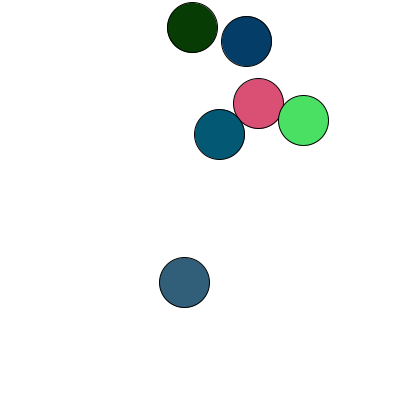
Frame 1 (no input)
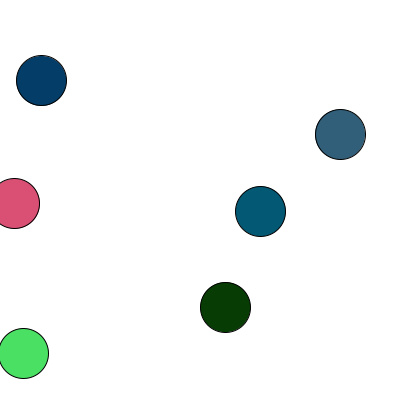
Frame 60 (the mouse pressed at the canvas centre just before this capture)
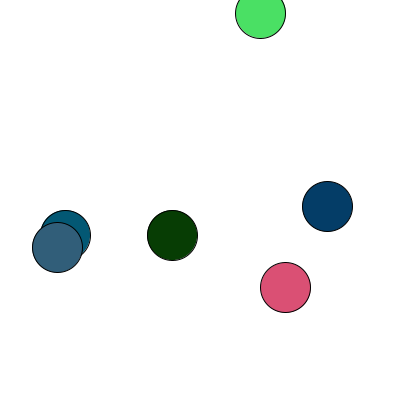
Frame 120 (the mouse held since frame 60 and released just before this capture)

The Processing sketch that drew these frames (run headless with seeded random() and noise(); from frame 60 on, the mouse is pressed at the canvas centre):

// Processing sketch: Objects2revised
// ── Objects2revised.pde
// Your name goes here


// Declare six objects from class Ball
Ball ballOne;
Ball ballTwo;
Ball ballThree;
Ball ballFour;
Ball ballFive;
Ball ballSix;

// Set size of output window and instantiate six Ball objects
void setup()
{
  size(400, 400);

  ballOne = new Ball();
  ballTwo = new Ball();
  ballThree = new Ball();
  ballFour = new Ball();
  ballFive = new Ball();
  ballSix = new Ball();
}

// Call the methods to display and move the Ball objects
void draw()
{
  background(255);  // Erase to white background

  ballOne.display();
  ballOne.moveHorizontal();
  ballOne.moveVertical();

  ballTwo.display();
  ballTwo.moveHorizontal();
  ballTwo.moveVertical();

  ballThree.display();
  ballThree.moveHorizontal();
  ballThree.moveVertical();

  ballFour.display();
  ballFour.moveHorizontal();
  ballFour.moveVertical();

  ballFive.display();
  ballFive.moveHorizontal();
  ballFive.moveVertical();

  ballSix.display();
  ballSix.moveHorizontal();
  ballSix.moveVertical();
}
// ── Ball.pde
class Ball 
{
  // The instance variables
  
  // The x- and y- coordinates
  float x;
  float y;
  
  // The horizontal and vertical speed and direction
  float speedX;
  float speedY;
  
  // The random RGB fill color variables
  float myRed;
  float myGreen;
  float myBlue;
  
  // Constructor initializes the coordinates
  
  Ball()
  {
    x = random(width);
    y = random(height);
    
    speedX = random(-10, 10);
    speedY = random(-10, 10);
    
    myRed = random(255);
    myGreen = random(255);
    myBlue = random(255);
  }
  
  // Draw a ball at the x- and y- coordinates
  void display()
  {
    fill(myRed, myGreen, myBlue);
    ellipseMode(CENTER);
    ellipse(x, y, 50, 50);
  }
  
  // Move the ball left and right and change directions
  void moveHorizontal()
  {
    // Move the x-coord
    x = x + speedX;
    
    // If at up and down edge of window change directions
    if (x < 1 || x > width)
    {
      speedX = -speedX;
    } 
  }
  
  // Move the ball up and down and change directions
  void moveVertical()
  {
    // Move the y-coord
    y = y + speedY;
    
    // If at top or bottom edge of window change directions
    if (y < 1 || y > height)
    {
      speedY = -speedY;
    }
  }



}
